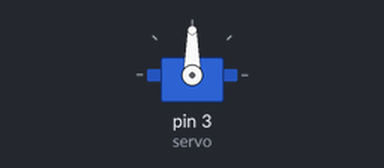
Simulated run of this sketch. Board: Arduino Uno, built with avr-gcc and run on an emulated ATmega328P. Shown: servo.

Above: at 1.05 s.
At 4.05 s:
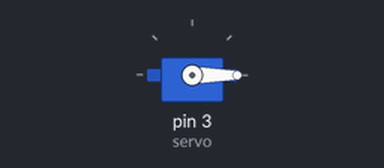
At 7.0 s:
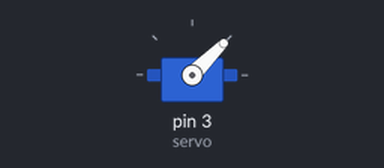
At 13.0 s:
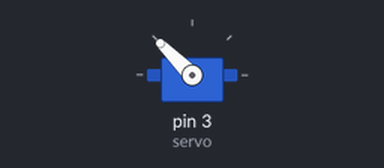
Timing chart, 0 to 16.6 s (numbered marks = the images above):
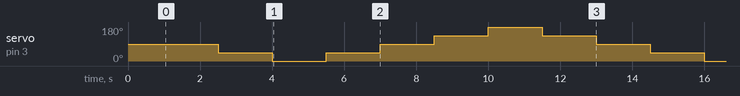

The sketch:

test3.ino
```cpp
#include<Servo.h>
Servo servo;

void setup() {
  Serial.begin(9600);
  servo.attach(3);
  servo.write(90);
  delay(1000);
}

void loop() {
  servo.write(90);
  delay(1500);
  servo.write(45);
  delay(1500);
  servo.write(0);
  delay(1500);
  servo.write(45);
  delay(1500);
  servo.write(90);
  delay(1500);
  servo.write(135);
  delay(1500);
  servo.write(180);
  delay(1500);
  servo.write(135);
  delay(1500);
}
```

Measured:
- by itself, servo on pin 3 (servo): repeats every 12.0 s: 0° 1.5 s, 45° 1.5 s, 90° 1.5 s, 135° 1.5 s, 180° 1.5 s, 135° 1.5 s, 90° 1.5 s, 45° 1.5 s
